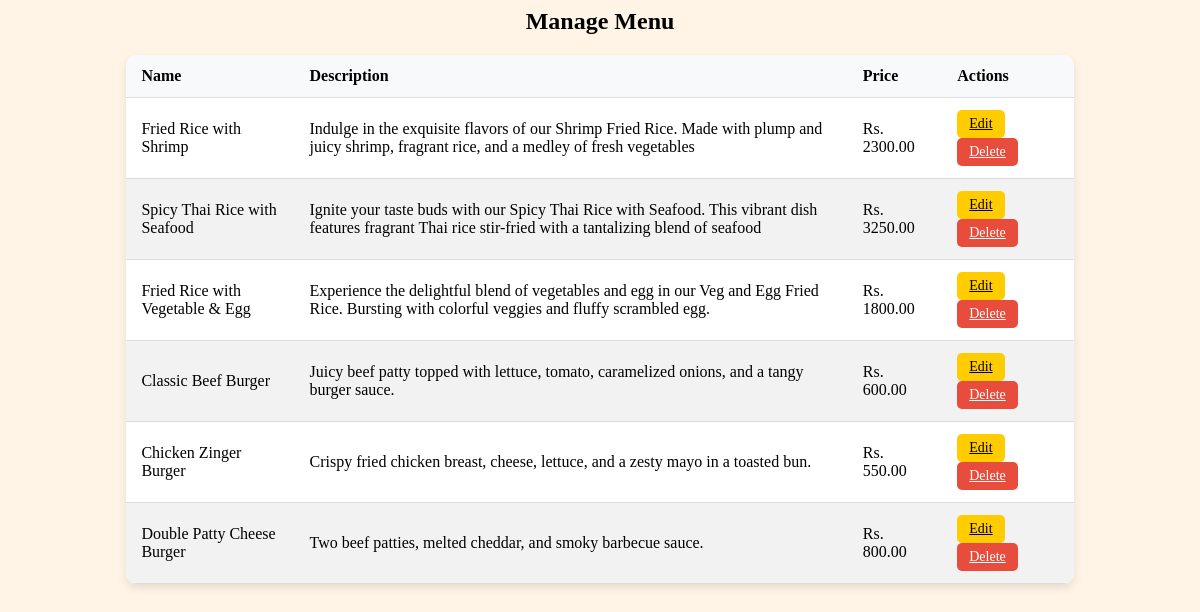
The app's page /manage_menu/, older data.
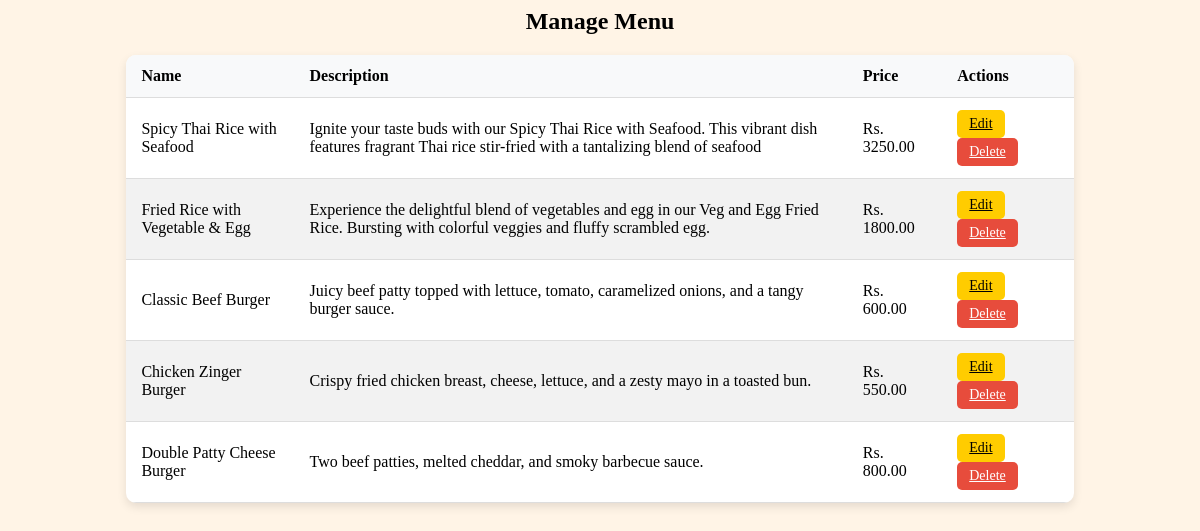
The same page, newer data.
### webstore/models.py (models this page shows, shortened)
class Menu(models.Model):
    name = models.CharField(max_length=50)
    description = models.CharField(max_length=400)
    price = models.FloatField()
    img_url = models.ImageField(upload_to='static/')

### webstore/views.py (the view)
# urls.py: path('manage_menu/', views.manage_menu, name='manage_menu'),
def manage_menu(request):
    items = Menu.objects.all()
    return render(request, 'manage_menu.html', {'items': items})

### webstore/templates/manage_menu.html (shortened to what this page needs)
<h2 class="center">Manage Menu</h2>
<table class="table">
    <thead>
        <tr>
            <th>Name</th>
            <th>Description</th>
            <th>Price</th>
            <th>Actions</th>
        </tr>
    </thead>
    <tbody>
        {% for item in items %}
        <tr>
            <td>{{ item.name }}</td>
            <td>{{ item.description }}</td>
            <td>Rs. {{ item.price|floatformat:2 }}</td>
            <td class="d-flex">
                <a href="{% url 'edit_menu' item.id %}" class="btn btn-warning btn-sm me-2">Edit</a>
                <a href="{% url 'delete_menu' item.id %}" class="btn btn-danger btn-sm">Delete</a>
            </td>
        </tr>
        {% endfor %}
    </tbody>
</table>

Row changes from the older to the newer data that the page shows:
removed Menu: name "Fried Rice with Shrimp", description "Indulge in the exquisite flavors of our Shrimp Fried Rice. Made with plump and juicy shrimp, fragrant rice, and a medley of fresh vegetables", price "2300.00"
